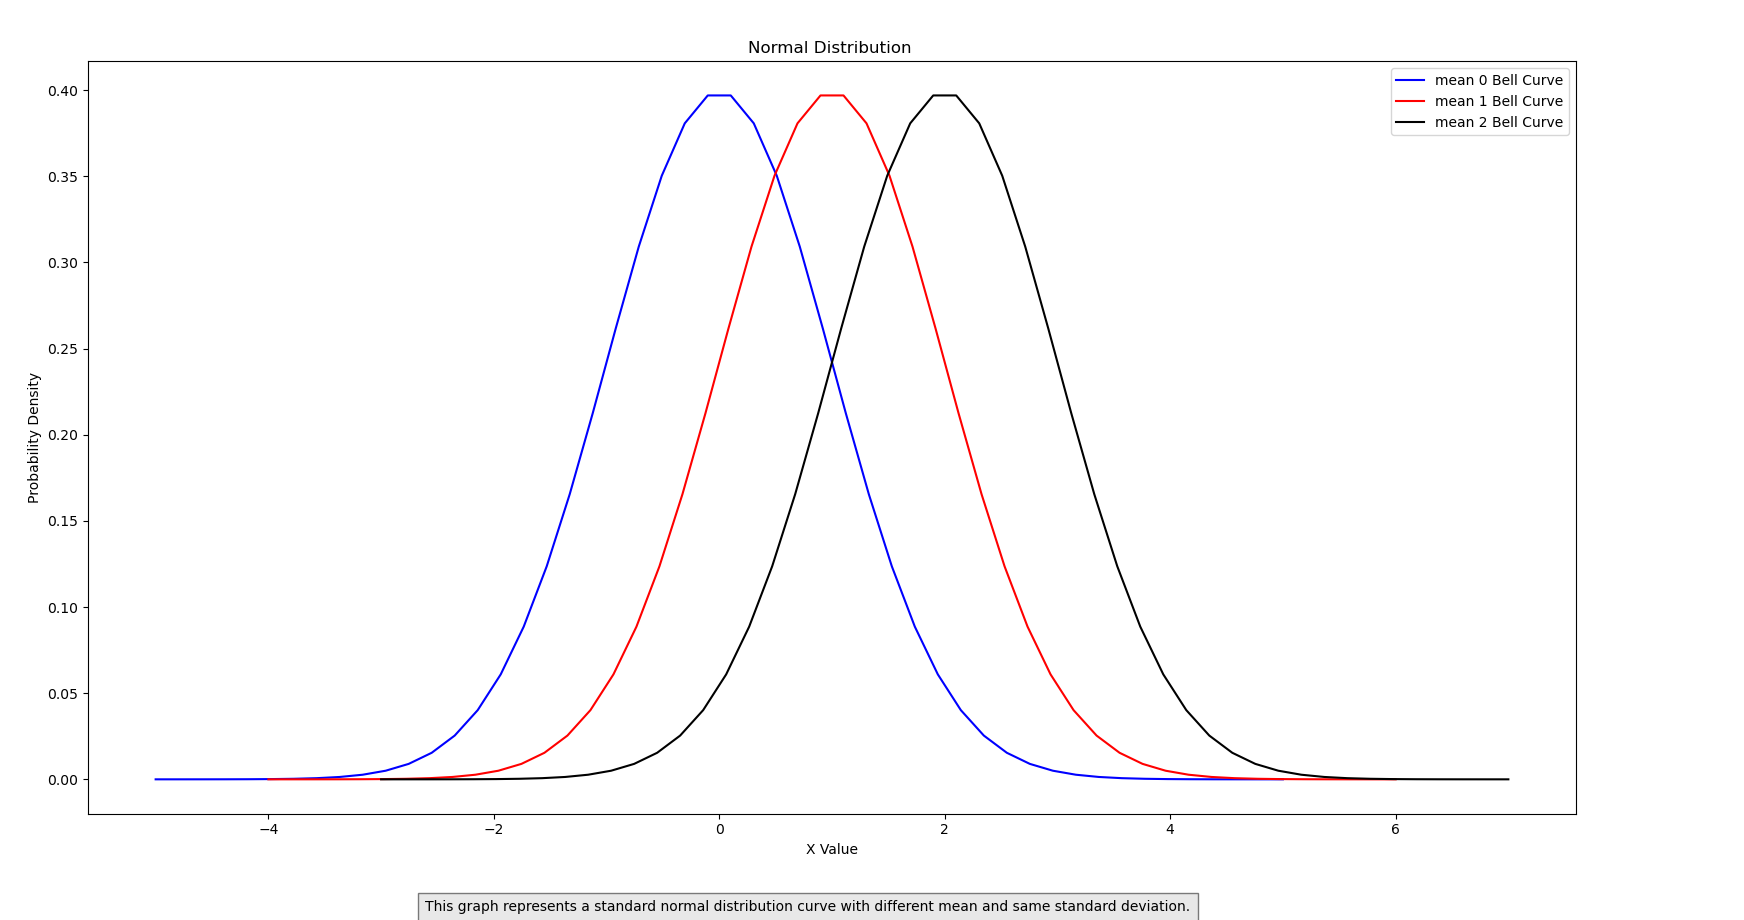

Source code (Python):
import numpy as np
import matplotlib.pyplot as plt
m = 0
me=1
mea=2
sd = 1
x1 = np.linspace(m-(5*sd), m+(5*sd))
x2 = np.linspace(me-(5*sd), me+(5*sd))
x3 = np.linspace(mea-(5*sd), mea+(5*sd))
print(x1)

f = (1 / (sd * np.sqrt(2 * np.pi))) * np.exp(-0.5 * ((x1 - m) / sd) ** 2)
fe= (1 / (sd * np.sqrt(2 * np.pi))) * np.exp(-0.5 * ((x2 - me) / sd) ** 2)
fea = (1 / (sd * np.sqrt(2 * np.pi))) * np.exp(-0.5 * ((x3 - mea) / sd) ** 2)

plt.plot(x1, f, color='blue', label='mean 0 Bell Curve')
plt.plot(x2, fe, color='red', label='mean 1 Bell Curve')
plt.plot(x3, fea, color='black', label='mean 2 Bell Curve')

plt.title("Normal Distribution ")
plt.xlabel("X Value")
plt.ylabel("Probability Density")
plt.legend()
plt.figtext(0.5, 0.01, "This graph represents a standard normal distribution curve with different mean and same standard deviation.", ha="center", fontsize=10, bbox={"facecolor":"lightgrey", "alpha":0.5, "pad":5})
plt.show()
